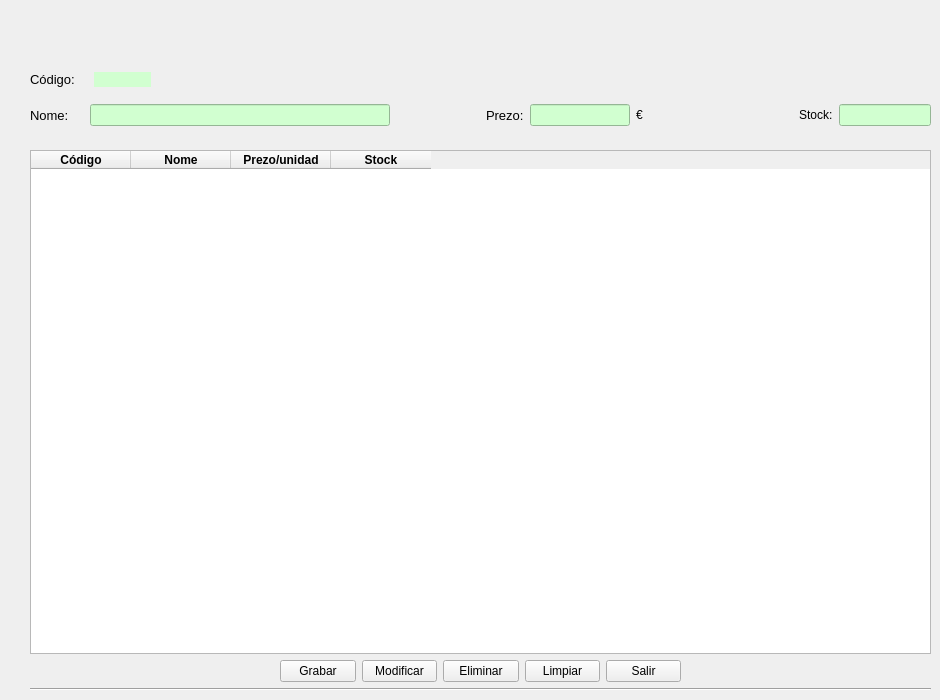
      <widget class="QWidget" name="tab_3">
       <attribute name="title">
        <string>Productos</string>
       </attribute>
       <widget class="QWidget" name="gridLayoutWidget_2">
        <property name="geometry">
         <rect>
          <x>30</x>
          <y>100</y>
          <width>901</width>
          <height>31</height>
         </rect>
        </property>
        <layout class="QGridLayout" name="gridLayout_9">
         <item row="0" column="10">
          <widget class="QLineEdit" name="editStockProd">
           <property name="sizePolicy">
            <sizepolicy hsizetype="Expanding" vsizetype="Fixed">
             <horstretch>0</horstretch>
             <verstretch>0</verstretch>
            </sizepolicy>
           </property>
           <property name="styleSheet">
            <string notr="true">background-color:rgb(209, 255, 208)</string>
           </property>
          </widget>
         </item>
         <item row="0" column="6">
          <widget class="QLineEdit" name="editPrezoProd">
           <property name="sizePolicy">
            <sizepolicy hsizetype="Fixed" vsizetype="Fixed">
             <horstretch>0</horstretch>
             <verstretch>0</verstretch>
            </sizepolicy>
           </property>
           <property name="minimumSize">
            <size>
             <width>100</width>
             <height>0</height>
            </size>
           </property>
           <property name="maximumSize">
            <size>
             <width>50</width>
             <height>16777215</height>
            </size>
           </property>
           <property name="styleSheet">
            <string notr="true">background-color:rgb(209, 255, 208)</string>
           </property>
           <property name="text">
            <string/>
           </property>
           <property name="maxLength">
            <number>10</number>
           </property>
           <property name="alignment">
            <set>Qt::AlignRight|Qt::AlignTrailing|Qt::AlignVCenter</set>
           </property>
          </widget>
         </item>
         <item row="0" column="7">
          <widget class="QLabel" name="label_3">
           <property name="sizePolicy">
            <sizepolicy hsizetype="Fixed" vsizetype="Preferred">
             <horstretch>0</horstretch>
             <verstretch>0</verstretch>
            </sizepolicy>
           </property>
           <property name="maximumSize">
            <size>
             <width>10</width>
             <height>16777215</height>
            </size>
           </property>
           <property name="text">
            <string>€</string>
           </property>
          </widget>
         </item>
         <item row="0" column="1">
          <spacer name="horizontalSpacer_10">
           <property name="orientation">
            <enum>Qt::Horizontal</enum>
           </property>
           <property name="sizeType">
            <enum>QSizePolicy::Fixed</enum>
           </property>
           <property name="sizeHint" stdset="0">
            <size>
             <width>15</width>
             <height>20</height>
            </size>
           </property>
          </spacer>
         </item>
         <item row="0" column="0">
          <widget class="QLabel" name="label">
           <property name="font">
            <font>
             <pointsize>10</pointsize>
            </font>
           </property>
           <property name="text">
            <string>Nome:</string>
           </property>
          </widget>
         </item>
         <item row="0" column="5">
          <widget class="QLabel" name="label_2">
           <property name="font">
            <font>
             <pointsize>10</pointsize>
            </font>
           </property>
           <property name="text">
            <string>Prezo:</string>
           </property>
          </widget>
         </item>
         <item row="0" column="4">
          <spacer name="horizontalSpacer_9">
           <property name="orientation">
            <enum>Qt::Horizontal</enum>
           </property>
           <property name="sizeType">
            <enum>QSizePolicy::Fixed</enum>
           </property>
           <property name="sizeHint" stdset="0">
            <size>
             <width>90</width>
             <height>20</height>
            </size>
           </property>
          </spacer>
         </item>
         <item row="0" column="9">
          <widget class="QLabel" name="label_4">
           <property name="text">
            <string>Stock:</string>
           </property>
          </widget>
         </item>
         <item row="0" column="8">
          <spacer name="horizontalSpacer_11">
           <property name="orientation">
            <enum>Qt::Horizontal</enum>
           </property>
           <property name="sizeType">
            <enum>QSizePolicy::Fixed</enum>
           </property>
           <property name="sizeHint" stdset="0">
            <size>
             <width>150</width>
             <height>20</height>
            </size>
           </property>
          </spacer>
         </item>
         <item row="0" column="3">
          <widget class="QLineEdit" name="editNomeProd">
           <property name="sizePolicy">
            <sizepolicy hsizetype="Fixed" vsizetype="Fixed">
             <horstretch>0</horstretch>
             <verstretch>0</verstretch>
            </sizepolicy>
           </property>
           <property name="minimumSize">
            <size>
             <width>300</width>
             <height>0</height>
            </size>
           </property>
           <property name="styleSheet">
            <string notr="true">background-color:rgb(209, 255, 208)</string>
           </property>
          </widget>
         </item>
        </layout>
       </widget>
       <widget class="QWidget" name="gridLayoutWidget_5">
        <property name="geometry">
         <rect>
          <x>30</x>
          <y>150</y>
          <width>901</width>
          <height>541</height>
         </rect>
        </property>
        <layout class="QGridLayout" name="gridLayout_10">
         <item row="1" column="0">
          <layout class="QGridLayout" name="gridLayout_11">
           <property name="leftMargin">
            <number>250</number>
           </property>
           <property name="topMargin">
            <number>0</number>
           </property>
           <property name="rightMargin">
            <number>250</number>
           </property>
           <item row="0" column="3">
            <widget class="QPushButton" name="btnLimpProd">
             <property name="font">
              <font>
               <weight>50</weight>
               <bold>false</bold>
              </font>
             </property>
             <property name="text">
              <string>Limpiar</string>
             </property>
            </widget>
           </item>
           <item row="0" column="4">
            <widget class="QPushButton" name="btnSalirProd">
             <property name="font">
              <font>
               <weight>50</weight>
               <bold>false</bold>
              </font>
             </property>
             <property name="text">
              <string>Salir</string>
             </property>
            </widget>
           </item>
           <item row="0" column="0">
            <widget class="QPushButton" name="btnGrabarProd">
             <property name="font">
              <font>
               <weight>50</weight>
               <bold>false</bold>
              </font>
             </property>
             <property name="text">
              <string>Grabar</string>
             </property>
            </widget>
           </item>
           <item row="0" column="2">
            <widget class="QPushButton" name="btnElimProd">
             <property name="font">
              <font>
               <weight>50</weight>
               <bold>false</bold>
              </font>
             </property>
             <property name="text">
              <string>Eliminar</string>
             </property>
            </widget>
           </item>
           <item row="0" column="1">
            <widget class="QPushButton" name="btnModProd">
             <property name="font">
              <font>
               <weight>50</weight>
               <bold>false</bold>
              </font>
             </property>
             <property name="text">
              <string>Modificar</string>
             </property>
            </widget>
           </item>
          </layout>
         </item>
         <item row="0" column="0">
          <widget class="QTableWidget" name="tableProd">
           <property name="sizePolicy">
            <sizepolicy hsizetype="Expanding" vsizetype="Expanding">
             <horstretch>0</horstretch>
             <verstretch>0</verstretch>
            </sizepolicy>
           </property>
           <column>
            <property name="text">
             <string>Código</string>
            </property>
            <property name="font">
             <font>
              <weight>75</weight>
              <bold>true</bold>
             </font>
            </property>
            <property name="textAlignment">
             <set>AlignCenter</set>
            </property>
           </column>
           <column>
            <property name="text">
             <string>Nome</string>
            </property>
            <property name="font">
             <font>
              <weight>75</weight>
              <bold>true</bold>
             </font>
            </property>
            <property name="textAlignment">
             <set>AlignCenter</set>
            </property>
           </column>
           <column>
            <property name="text">
             <string>Prezo/unidad</string>
            </property>
            <property name="font">
             <font>
              <weight>75</weight>
              <bold>true</bold>
             </font>
            </property>
            <property name="textAlignment">
             <set>AlignCenter</set>
            </property>
           </column>
           <column>
            <property name="text">
             <string>Stock</string>
            </property>
            <property name="font">
             <font>
              <weight>75</weight>
              <bold>true</bold>
             </font>
            </property>
            <property name="textAlignment">
             <set>AlignCenter</set>
            </property>
           </column>
          </widget>
         </item>
         <item row="2" column="0">
          <widget class="Line" name="line_2">
           <property name="orientation">
            <enum>Qt::Horizontal</enum>
           </property>
          </widget>
         </item>
        </layout>
       </widget>
       <widget class="QWidget" name="gridLayoutWidget_9">
        <property name="geometry">
         <rect>
          <x>30</x>
          <y>69</y>
          <width>121</width>
          <height>21</height>
         </rect>
        </property>
        <layout class="QGridLayout" name="gridLayout_12">
         <item row="0" column="0">
          <widget class="QLabel" name="lbl1">
           <property name="sizePolicy">
            <sizepolicy hsizetype="Preferred" vsizetype="Fixed">
             <horstretch>0</horstretch>
             <verstretch>0</verstretch>
            </sizepolicy>
           </property>
           <property name="font">
            <font>
             <pointsize>10</pointsize>
            </font>
           </property>
           <property name="text">
            <string>Código:</string>
           </property>
          </widget>
         </item>
         <item row="0" column="1">
          <widget class="QLabel" name="lblCodProd">
           <property name="styleSheet">
            <string notr="true">background-color:rgb(209, 255, 208)</string>
           </property>
           <property name="text">
            <string/>
           </property>
          </widget>
         </item>
        </layout>
       </widget>
      </widget>
